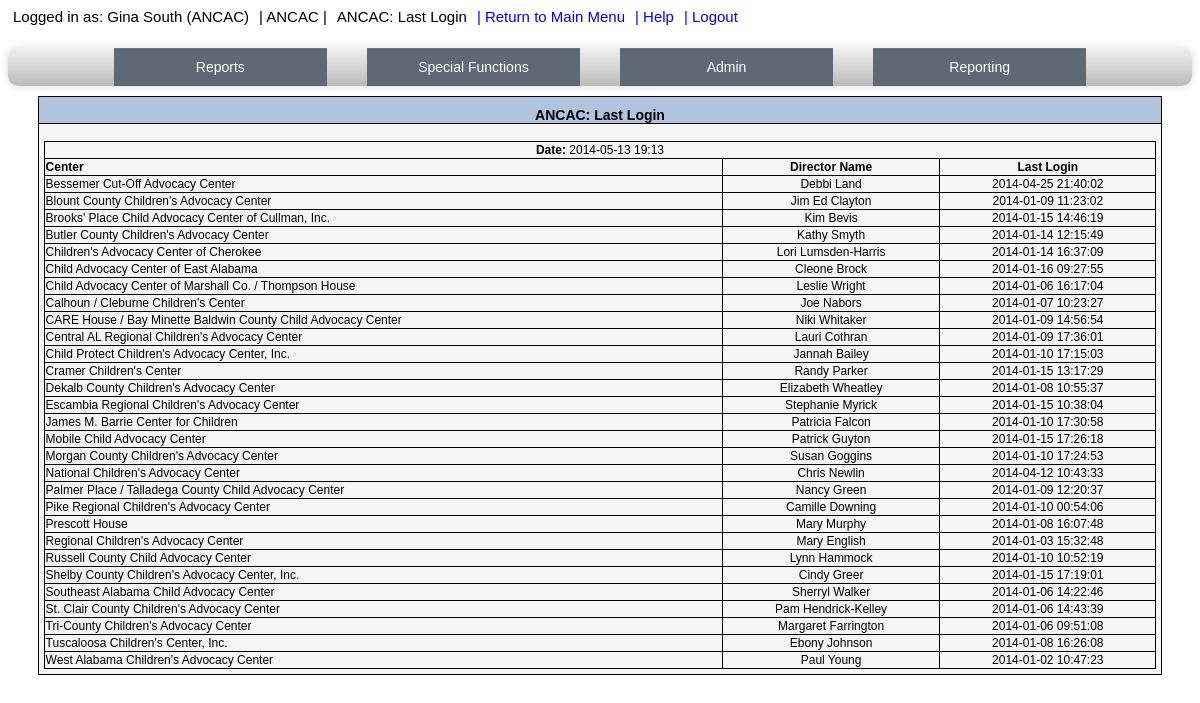
The page /ANCAC/LastLogin.php (signed in) on the database its author committed.
### tables this page shows
CREATE TABLE IF NOT EXISTS `centers` (
  `center` tinyint(3) unsigned NOT NULL DEFAULT '0',
  `CenterName` varchar(75) NOT NULL DEFAULT '',
  `centerlevel` enum('Pilot Project','Full Member','Associate') NOT NULL DEFAULT 'Full Member',
  PRIMARY KEY (`center`)
);

CREATE TABLE IF NOT EXISTS `directors` (
  `RID` int(11) NOT NULL AUTO_INCREMENT,
  `name` varchar(40) NOT NULL DEFAULT '',
  `username` varchar(12) NOT NULL DEFAULT '',
  `email` varchar(100) NOT NULL DEFAULT '',
  `center` tinyint(3) unsigned NOT NULL DEFAULT '0',
  `user_level` tinyint(4) NOT NULL DEFAULT '0',
  `password` varchar(72) NOT NULL DEFAULT '',
  `lastlogin` datetime NOT NULL DEFAULT '0000-00-00 00:00:00',
  `mailing_address` varchar(25) NOT NULL DEFAULT '',
  PRIMARY KEY (`RID`)
);

### ANCAC/LastLogin.php (the view, shortened to what this page needs)
<?PHP
	require("ulogin.php");
	require($root."header.php");
	$sql = "SELECT centers.CenterName, directors.name, directors.lastlogin FROM centers JOIN directors ON centers.center = directors.center WHERE centers.center not in (0,99)";
        $result = @mysql_query($sql) or mysql_error();
        $t=getdate();
        $today=date('Y-m-d H:i',$t[0]);
?>
<table class='loginWidth' align=center width='95%'>
       <tr>
           <td class='login-header' colspan='2' align=center>ANCAC: Last Login<br></td>
       </tr>
       <tr>
           <td class='login' align=left><br>
               <div align="center">
	            <table border="0" width="100%" id="table1" class="Admin">
	                   <tr align="center">
	                       <td colspan="3"><b>Date: </b><?PHP echo $today; ?></td>
	                   </tr>
		           <tr>
		              <td><b>Center</b></td><td><center><b>Director Name</b></center></td><td><center><b>Last Login</b></center></td>
		           </tr>
<?PHP
	if($_SESSION['admin'] > 0)
	{
		while ($row = mysql_fetch_object($result)) {
                        if ($row->lastlogin == "0000-00-00 00:00:00")
                                $LastLogin = "NONE";
                        else
                                $LastLogin = $row->lastlogin;
                        echo '<tr><td>'.$row->CenterName.'</td><td><center>'.$row->name.'</center></td><td><center>'.$LastLogin.'</center></td></tr>';
                }
	}
	else
	{
                echo '<tr><td>';
		echo '<p>You do not have Administration access</p></td></tr>';
	}
?>
	           </table>
            </div>
         </td>
      </tr>
</table>
<?PHP
  	require($root."footer.php");
?>

### ANCAC/dropit.css (style rules this page uses)
,dropdownMenus li:hover { background: #4b545f; background: linear-gradient(top, #4f5964 0%, #5f6975 40%); background: -moz-linear-gradient(top, #4f5964 0%, #5f6975 40%); background: -webkit-linear-gradient(top, #4f5964 0%,#5f6975 40%); }

### ANCAC/login.css (style rules this page uses)
table.loginWidth { border-collapse: collapse; border: solid 1px black; width:95%; }
table.Admin { border-collapse: collapse; border: solid 1px black; }
table.Admin tr { font-size: 12px; }
table.Admin td { border-collapse: collapse; border: solid 1px black; }
td.login-header { background-color:LightSteelBlue; border-bottom: solid 1px black; font-size:14px; text-align: center; font-weight:bold; padding: 10px 5px 0px 5px; }
td.login { text-align: center; font-size:11px; font-weight:bold; background-color:WhiteSmoke; padding: 5px 5px 5px 5px; }

### ANCAC/print.css (style rules this page uses)
table.loginWidth { border-collapse: collapse; border: solid 1px black; width:95%; }
table.Admin { border-collapse: collapse; border: solid 1px black; }
table.Admin tr { font-size: 12px; }
table.Admin td { border-collapse: collapse; border: solid 1px black; }
td.login-header { background-color:LightSteelBlue; border-bottom: solid 1px black; font-size:14px; text-align: center; font-weight:bold; padding: 10px 5px 0px 5px; }
td.login { text-align: center; font-size:11px; font-weight:bold; background-color:WhiteSmoke; padding: 5px 5px 5px 5px; }

### rows shown on the page
centers: CenterName "Bessemer Cut-Off Advocacy Center", directors.name "Debbi Land", directors.lastlogin "2014-04-25 21:40:02"
centers: CenterName "Blount County Children's Advocacy Center", directors.name "Jim Ed Clayton", directors.lastlogin "2014-01-09 11:23:02"
centers: CenterName "Brooks' Place Child Advocacy Center of Cullman, Inc.", directors.name "Kim Bevis", directors.lastlogin "2014-01-15 14:46:19"
centers: CenterName "Butler County Children's Advocacy Center", directors.name "Kathy Smyth", directors.lastlogin "2014-01-14 12:15:49"
centers: CenterName "Children's Advocacy Center of Cherokee", directors.name "Lori Lumsden-Harris", directors.lastlogin "2014-01-14 16:37:09"
centers: CenterName "Child Advocacy Center of East Alabama", directors.name "Cleone Brock", directors.lastlogin "2014-01-16 09:27:55"
centers: CenterName "Child Advocacy Center of Marshall Co. / Thompson House", directors.name "Leslie Wright", directors.lastlogin "2014-01-06 16:17:04"
centers: CenterName "Calhoun / Cleburne Children's Center", directors.name "Joe Nabors", directors.lastlogin "2014-01-07 10:23:27"
centers: CenterName "CARE House / Bay Minette Baldwin County Child Advocacy Center", directors.name "Niki Whitaker", directors.lastlogin "2014-01-09 14:56:54"
centers: CenterName "Central AL Regional Children's Advocacy Center", directors.name "Lauri Cothran", directors.lastlogin "2014-01-09 17:36:01"
centers: CenterName "Child Protect Children's Advocacy Center, Inc.", directors.name "Jannah Bailey", directors.lastlogin "2014-01-10 17:15:03"
centers: CenterName "Cramer Children's Center", directors.name "Randy Parker", directors.lastlogin "2014-01-15 13:17:29"
centers: CenterName "Dekalb County Children's Advocacy Center", directors.name "Elizabeth Wheatley", directors.lastlogin "2014-01-08 10:55:37"
centers: CenterName "Escambia Regional Children's Advocacy Center", directors.name "Stephanie Myrick", directors.lastlogin "2014-01-15 10:38:04"
centers: CenterName "James M. Barrie Center for Children", directors.name "Patricia Falcon", directors.lastlogin "2014-01-10 17:30:58"
centers: CenterName "Mobile Child Advocacy Center", directors.name "Patrick Guyton", directors.lastlogin "2014-01-15 17:26:18"
centers: CenterName "Morgan County Children's Advocacy Center", directors.name "Susan Goggins", directors.lastlogin "2014-01-10 17:24:53"
centers: CenterName "National Children's Advocacy Center", directors.name "Chris Newlin", directors.lastlogin "2014-04-12 10:43:33"
centers: CenterName "Palmer Place / Talladega County Child Advocacy Center", directors.name "Nancy Green", directors.lastlogin "2014-01-09 12:20:37"
centers: CenterName "Pike Regional Children's Advocacy Center", directors.name "Camille Downing", directors.lastlogin "2014-01-10 00:54:06"
centers: CenterName "Prescott House", directors.name "Mary Murphy", directors.lastlogin "2014-01-08 16:07:48"
centers: CenterName "Regional Children's Advocacy Center", directors.name "Mary English", directors.lastlogin "2014-01-03 15:32:48"
centers: CenterName "Russell County Child Advocacy Center", directors.name "Lynn Hammock", directors.lastlogin "2014-01-10 10:52:19"
centers: CenterName "Shelby County Children's Advocacy Center, Inc.", directors.name "Cindy Greer", directors.lastlogin "2014-01-15 17:19:01"
centers: CenterName "Southeast Alabama Child Advocacy Center", directors.name "Sherryl Walker", directors.lastlogin "2014-01-06 14:22:46"
centers: CenterName "St. Clair County Children's Advocacy Center", directors.name "Pam Hendrick-Kelley", directors.lastlogin "2014-01-06 14:43:39"
centers: CenterName "Tri-County Children's Advocacy Center", directors.name "Margaret Farrington", directors.lastlogin "2014-01-06 09:51:08"
centers: CenterName "Tuscaloosa Children's Center, Inc.", directors.name "Ebony Johnson", directors.lastlogin "2014-01-08 16:26:08"
centers: CenterName "West Alabama Children's Advocacy Center", directors.name "Paul Young", directors.lastlogin "2014-01-02 10:47:23"

### other values the page prints
$_SESSION['name'] "Gina South"
$_SESSION['CenterName'] "ANCAC"
$page_title "ANCAC: Last Login"
$today "2014-05-13 19:13"
